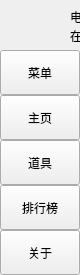
        <widget class="QFrame" name="leftMenuBg">
         <property name="minimumSize">
          <size>
           <width>0</width>
           <height>0</height>
          </size>
         </property>
         <property name="maximumSize">
          <size>
           <width>60</width>
           <height>16777215</height>
          </size>
         </property>
         <property name="frameShape">
          <enum>QFrame::NoFrame</enum>
         </property>
         <property name="frameShadow">
          <enum>QFrame::Raised</enum>
         </property>
         <layout class="QVBoxLayout" name="verticalLayout_3">
          <property name="spacing">
           <number>0</number>
          </property>
          <property name="leftMargin">
           <number>0</number>
          </property>
          <property name="topMargin">
           <number>0</number>
          </property>
          <property name="rightMargin">
           <number>0</number>
          </property>
          <property name="bottomMargin">
           <number>0</number>
          </property>
          <item>
           <widget class="QFrame" name="topLogoInfo">
            <property name="minimumSize">
             <size>
              <width>0</width>
              <height>50</height>
             </size>
            </property>
            <property name="maximumSize">
             <size>
              <width>16777215</width>
              <height>50</height>
             </size>
            </property>
            <property name="frameShape">
             <enum>QFrame::NoFrame</enum>
            </property>
            <property name="frameShadow">
             <enum>QFrame::Raised</enum>
            </property>
            <widget class="QWidget" name="topLogo" native="true">
             <property name="geometry">
              <rect>
               <x>10</x>
               <y>5</y>
               <width>42</width>
               <height>42</height>
              </rect>
             </property>
             <property name="minimumSize">
              <size>
               <width>42</width>
               <height>42</height>
              </size>
             </property>
             <property name="maximumSize">
              <size>
               <width>42</width>
               <height>42</height>
              </size>
             </property>
             <property name="layoutDirection">
              <enum>Qt::LeftToRight</enum>
             </property>
             <property name="styleSheet">
              <string notr="true">background-image: url(:/images/images/images/woodfish_icon.png);</string>
             </property>
            </widget>
            <widget class="QLabel" name="titleLeftApp">
             <property name="geometry">
              <rect>
               <x>70</x>
               <y>8</y>
               <width>160</width>
               <height>20</height>
              </rect>
             </property>
             <property name="font">
              <font>
               <family>Microsoft YaHei UI</family>
               <pointsize>9</pointsize>
               <italic>false</italic>
               <bold>false</bold>
              </font>
             </property>
             <property name="styleSheet">
              <string notr="true">font: 9pt &quot;Microsoft YaHei UI&quot;;</string>
             </property>
             <property name="text">
              <string>电子木鱼</string>
             </property>
             <property name="alignment">
              <set>Qt::AlignLeading|Qt::AlignLeft|Qt::AlignTop</set>
             </property>
            </widget>
            <widget class="QLabel" name="titleLeftDescription">
             <property name="geometry">
              <rect>
               <x>70</x>
               <y>27</y>
               <width>160</width>
               <height>16</height>
              </rect>
             </property>
             <property name="maximumSize">
              <size>
               <width>16777215</width>
               <height>16</height>
              </size>
             </property>
             <property name="font">
              <font>
               <family>Microsoft YaHei UI</family>
               <pointsize>9</pointsize>
               <italic>false</italic>
               <bold>false</bold>
              </font>
             </property>
             <property name="styleSheet">
              <string notr="true">font: 9pt &quot;Microsoft YaHei UI&quot;;</string>
             </property>
             <property name="text">
              <string>在做了</string>
             </property>
             <property name="alignment">
              <set>Qt::AlignLeading|Qt::AlignLeft|Qt::AlignTop</set>
             </property>
            </widget>
           </widget>
          </item>
          <item>
           <widget class="QFrame" name="leftMenuFrame">
            <property name="minimumSize">
             <size>
              <width>0</width>
              <height>0</height>
             </size>
            </property>
            <property name="frameShape">
             <enum>QFrame::NoFrame</enum>
            </property>
            <property name="frameShadow">
             <enum>QFrame::Raised</enum>
            </property>
            <layout class="QVBoxLayout" name="verticalMenuLayout">
             <property name="spacing">
              <number>0</number>
             </property>
             <property name="leftMargin">
              <number>0</number>
             </property>
             <property name="topMargin">
              <number>0</number>
             </property>
             <property name="rightMargin">
              <number>0</number>
             </property>
             <property name="bottomMargin">
              <number>0</number>
             </property>
             <item>
              <widget class="QFrame" name="toggleBox">
               <property name="maximumSize">
                <size>
                 <width>16777215</width>
                 <height>45</height>
                </size>
               </property>
               <property name="frameShape">
                <enum>QFrame::NoFrame</enum>
               </property>
               <property name="frameShadow">
                <enum>QFrame::Raised</enum>
               </property>
               <layout class="QVBoxLayout" name="verticalLayout_4">
                <property name="spacing">
                 <number>0</number>
                </property>
                <property name="leftMargin">
                 <number>0</number>
                </property>
                <property name="topMargin">
                 <number>0</number>
                </property>
                <property name="rightMargin">
                 <number>0</number>
                </property>
                <property name="bottomMargin">
                 <number>0</number>
                </property>
                <item>
                 <widget class="QPushButton" name="toggleButton">
                  <property name="sizePolicy">
                   <sizepolicy hsizetype="Expanding" vsizetype="Fixed">
                    <horstretch>0</horstretch>
                    <verstretch>0</verstretch>
                   </sizepolicy>
                  </property>
                  <property name="minimumSize">
                   <size>
                    <width>0</width>
                    <height>45</height>
                   </size>
                  </property>
                  <property name="font">
                   <font>
                    <family>Microsoft YaHei UI</family>
                    <pointsize>9</pointsize>
                    <italic>false</italic>
                    <bold>false</bold>
                   </font>
                  </property>
                  <property name="cursor">
                   <cursorShape>PointingHandCursor</cursorShape>
                  </property>
                  <property name="layoutDirection">
                   <enum>Qt::LeftToRight</enum>
                  </property>
                  <property name="styleSheet">
                   <string notr="true">background-image: url(:/icons/images/icons/icon_menu.png);font: 9pt &quot;Microsoft YaHei UI&quot;;</string>
                  </property>
                  <property name="text">
                   <string>菜单</string>
                  </property>
                 </widget>
                </item>
               </layout>
              </widget>
             </item>
             <item alignment="Qt::AlignTop">
              <widget class="QFrame" name="topMenu">
               <property name="frameShape">
                <enum>QFrame::NoFrame</enum>
               </property>
               <property name="frameShadow">
                <enum>QFrame::Raised</enum>
               </property>
               <layout class="QVBoxLayout" name="verticalLayout_8">
                <property name="spacing">
                 <number>0</number>
                </property>
                <property name="leftMargin">
                 <number>0</number>
                </property>
                <property name="topMargin">
                 <number>0</number>
                </property>
                <property name="rightMargin">
                 <number>0</number>
                </property>
                <property name="bottomMargin">
                 <number>0</number>
                </property>
                <item>
                 <widget class="QPushButton" name="btn_home">
                  <property name="sizePolicy">
                   <sizepolicy hsizetype="Expanding" vsizetype="Fixed">
                    <horstretch>0</horstretch>
                    <verstretch>0</verstretch>
                   </sizepolicy>
                  </property>
                  <property name="minimumSize">
                   <size>
                    <width>0</width>
                    <height>45</height>
                   </size>
                  </property>
                  <property name="font">
                   <font>
                    <family>Microsoft YaHei UI</family>
                    <pointsize>9</pointsize>
                    <italic>false</italic>
                    <bold>false</bold>
                   </font>
                  </property>
                  <property name="cursor">
                   <cursorShape>PointingHandCursor</cursorShape>
                  </property>
                  <property name="layoutDirection">
                   <enum>Qt::LeftToRight</enum>
                  </property>
                  <property name="styleSheet">
                   <string notr="true">background-image: url(:/icons/images/icons/cil-home.png);font: 9pt &quot;Microsoft YaHei UI&quot;;</string>
                  </property>
                  <property name="text">
                   <string>主页</string>
                  </property>
                 </widget>
                </item>
                <item>
                 <widget class="QPushButton" name="btn_tools">
                  <property name="sizePolicy">
                   <sizepolicy hsizetype="Expanding" vsizetype="Fixed">
                    <horstretch>0</horstretch>
                    <verstretch>0</verstretch>
                   </sizepolicy>
                  </property>
                  <property name="minimumSize">
                   <size>
                    <width>0</width>
                    <height>45</height>
                   </size>
                  </property>
                  <property name="cursor">
                   <cursorShape>PointingHandCursor</cursorShape>
                  </property>
                  <property name="styleSheet">
                   <string notr="true">background-image: url(:/icons/images/icons/cil-3d.png);font: 9pt &quot;Microsoft YaHei UI&quot;;</string>
                  </property>
                  <property name="text">
                   <string>道具</string>
                  </property>
                 </widget>
                </item>
                <item>
                 <widget class="QPushButton" name="btn_rank">
                  <property name="sizePolicy">
                   <sizepolicy hsizetype="Expanding" vsizetype="Fixed">
                    <horstretch>0</horstretch>
                    <verstretch>0</verstretch>
                   </sizepolicy>
                  </property>
                  <property name="minimumSize">
                   <size>
                    <width>0</width>
                    <height>45</height>
                   </size>
                  </property>
                  <property name="cursor">
                   <cursorShape>PointingHandCursor</cursorShape>
                  </property>
                  <property name="styleSheet">
                   <string notr="true">background-image: url(:/icons/images/icons/cil-chart.png);font: 9pt &quot;Microsoft YaHei UI&quot;;</string>
                  </property>
                  <property name="text">
                   <string>排行榜</string>
                  </property>
                 </widget>
                </item>
               </layout>
              </widget>
             </item>
             <item alignment="Qt::AlignBottom">
              <widget class="QFrame" name="bottomMenu">
               <property name="frameShape">
                <enum>QFrame::NoFrame</enum>
               </property>
               <property name="frameShadow">
                <enum>QFrame::Raised</enum>
               </property>
               <layout class="QVBoxLayout" name="verticalLayout_9">
                <property name="spacing">
                 <number>0</number>
                </property>
                <property name="leftMargin">
                 <number>0</number>
                </property>
                <property name="topMargin">
                 <number>0</number>
                </property>
                <property name="rightMargin">
                 <number>0</number>
                </property>
                <property name="bottomMargin">
                 <number>0</number>
                </property>
                <item>
                 <widget class="QPushButton" name="toggleLeftBox">
                  <property name="sizePolicy">
                   <sizepolicy hsizetype="Expanding" vsizetype="Fixed">
                    <horstretch>0</horstretch>
                    <verstretch>0</verstretch>
                   </sizepolicy>
                  </property>
                  <property name="minimumSize">
                   <size>
                    <width>0</width>
                    <height>45</height>
                   </size>
                  </property>
                  <property name="font">
                   <font>
                    <family>Microsoft YaHei UI</family>
                    <pointsize>9</pointsize>
                    <italic>false</italic>
                    <bold>false</bold>
                   </font>
                  </property>
                  <property name="cursor">
                   <cursorShape>PointingHandCursor</cursorShape>
                  </property>
                  <property name="layoutDirection">
                   <enum>Qt::LeftToRight</enum>
                  </property>
                  <property name="styleSheet">
                   <string notr="true">background-image: url(:/icons/images/icons/cil-user.png);
font: 9pt &quot;Microsoft YaHei UI&quot;;</string>
                  </property>
                  <property name="text">
                   <string>关于</string>
                  </property>
                 </widget>
                </item>
               </layout>
              </widget>
             </item>
            </layout>
           </widget>
          </item>
         </layout>
        </widget>
